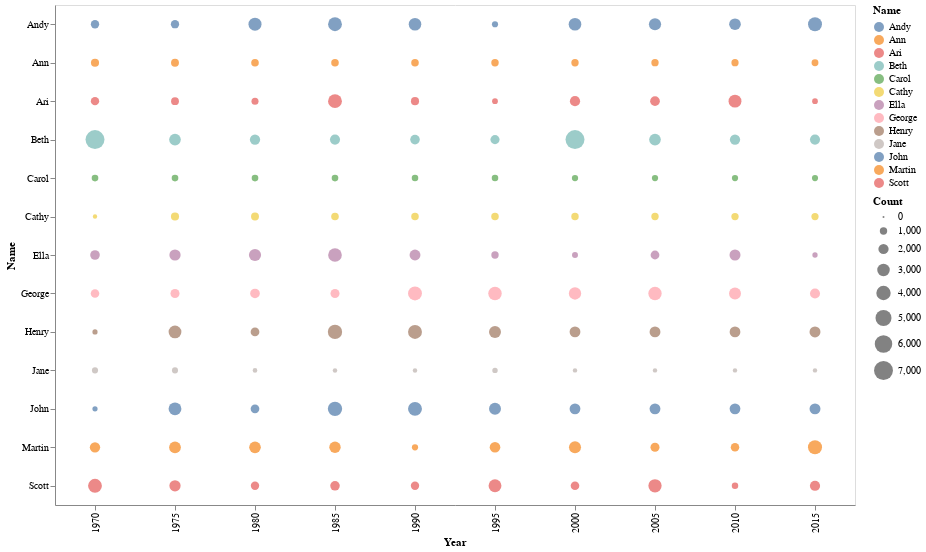

Source (notebook cell):
### Markdown cell above
# 7. Table Bubble Plot

### Code cell
alt.Chart(dataset).mark_circle().encode(
    x="Year:O",
    y=alt.Y("Name:N"),
    size='Count:Q',
    color =alt.Color('Name:N'),
).properties(
    height=500,
    width=800,
)

### Figure 1 — Vega-Lite specification as saved in the notebook (floating-point values rounded to 4 significant figures; data arrays with more than 128 entries replaced by an {"elided": "..."} marker saying what was removed)
{"config": {"view": {"continuousWidth": 400, "continuousHeight": 300}}, "data": {"name": "data-256719b54cc80e04d515bc70415bd63b"}, "mark": "circle", "encoding": {"color": {"type": "nominal", "field": "Name"}, "size": {"type": "quantitative", "field": "Count"}, "x": {"type": "ordinal", "field": "Year"}, "y": {"type": "nominal", "field": "Name"}}, "height": 500, "width": 800, "$schema": "https://vega.github.io/schema/vega-lite/v4.8.1.json", "datasets": {"data-256719b54cc80e04d515bc70415bd63b": {"elided": "130 records"}}}
